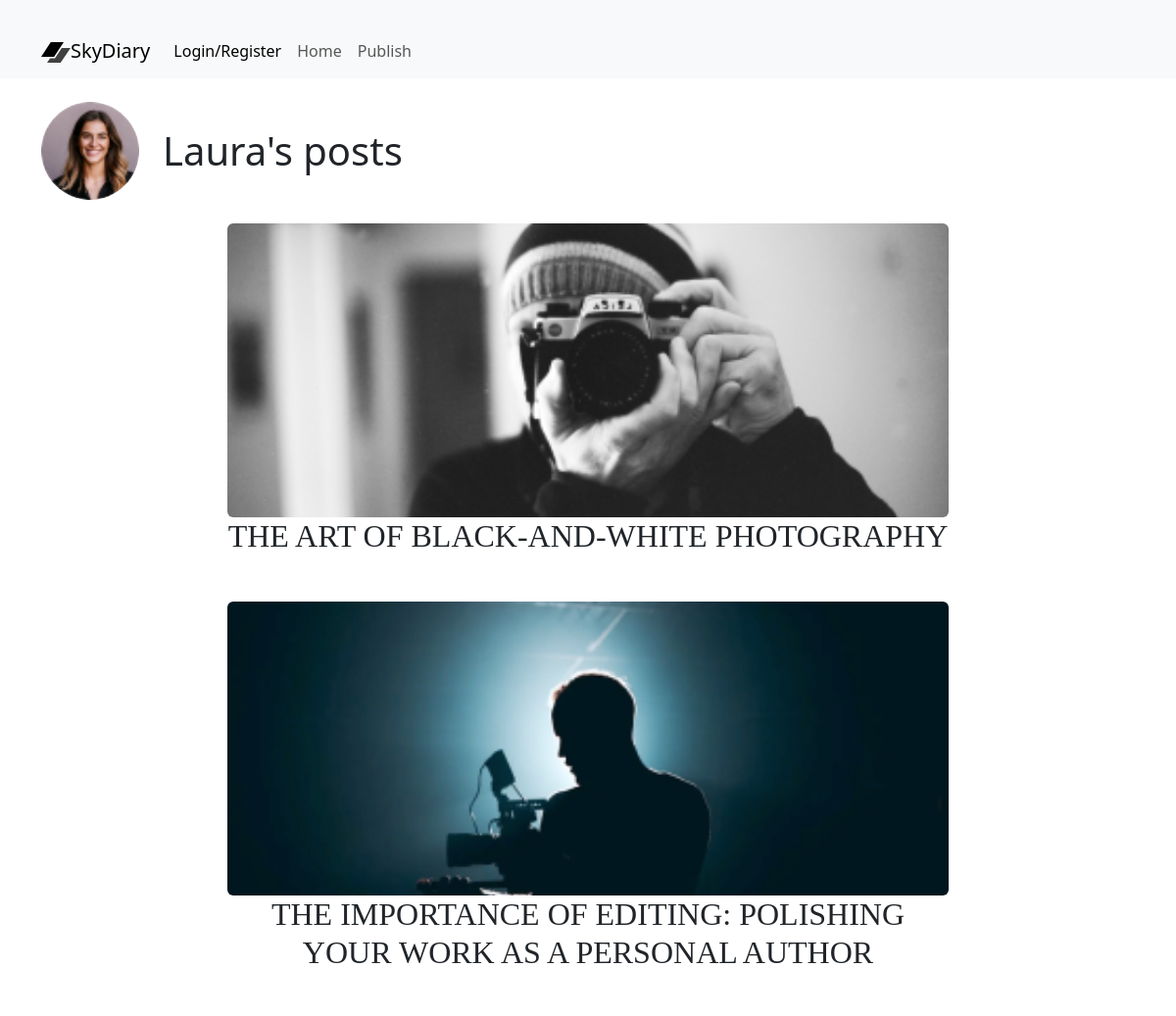
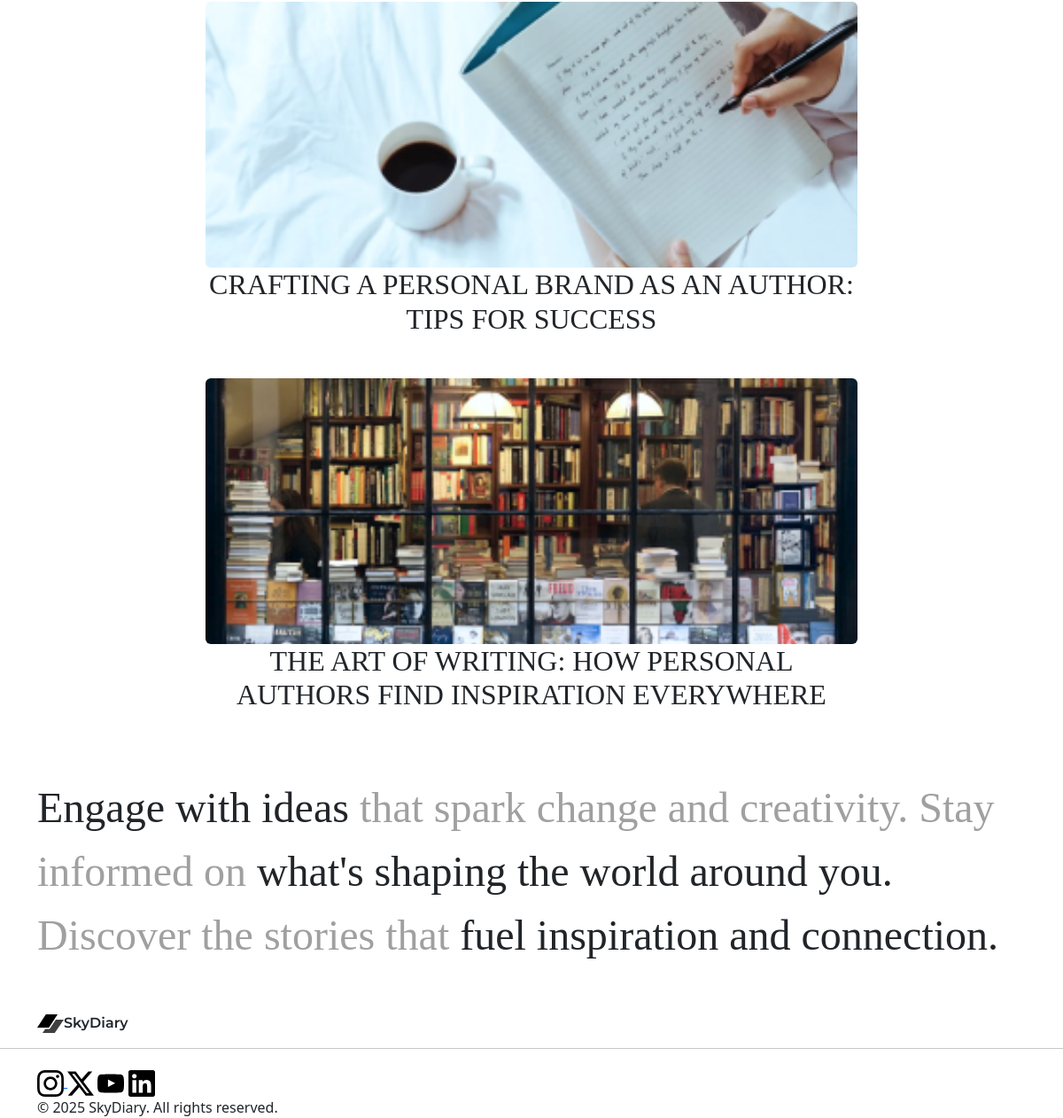
The app's page /profile_article.php?id=11 with its own data (2 pictures, top to bottom).
### tables this page shows
CREATE TABLE IF NOT EXISTS `user` (
  `id_user` int NOT NULL AUTO_INCREMENT,
  `username` varchar(50) NOT NULL,
  `profile_picture` varchar(255) NOT NULL,
  `email` varchar(255) NOT NULL,
  `password` varchar(255) NOT NULL,
  PRIMARY KEY (`id_user`)
);

CREATE TABLE IF NOT EXISTS `post` (
  `id_post` int NOT NULL AUTO_INCREMENT,
  `date_published` date NOT NULL,
  `title` varchar(255) NOT NULL,
  `under_title` varchar(255) NOT NULL,
  `intro` text NOT NULL,
  `contain` text NOT NULL,
  `pic` varchar(255) NOT NULL,
  `id_user` int NOT NULL,
  PRIMARY KEY (`id_post`),
  KEY `USER` (`id_user`)
);

### profile_article.php (the view, shortened to what this page needs)
<?php
include_once './connexion.php';
$id_user = isset($_GET['id']) ? (int)$_GET['id'] : 0;
$stmt = $bdd->prepare('SELECT `id_user`, `username`, `profile_picture`, `email` FROM `user` WHERE `id_user` = :id_user');
$stmt->bindValue(':id_user', $id_user, PDO::PARAM_INT);
$stmt->execute();
$user = $stmt->fetch(PDO::FETCH_ASSOC);
$req = $bdd->prepare(
    'SELECT
        `id_post`, `title`, `intro`, `date_published`, `pic`
     FROM `post`
     WHERE `id_user` = :id_user
     ORDER BY `date_published` DESC'
);
$req->bindValue(':id_user', $id_user, PDO::PARAM_INT);
$req->execute();
$articles = $req->fetchAll(PDO::FETCH_ASSOC);
$isConnected = isset($_SESSION['id_user']);
if ($isConnected) {
    $currentUser = $bdd->prepare('SELECT id_user, username, profile_picture, email FROM user WHERE id_user = :id');
    $currentUser->bindParam(':id', $_SESSION['id_user'], PDO::PARAM_INT);
    $currentUser->execute();
    $currentUser = $currentUser->fetch(PDO::FETCH_ASSOC);
    $username = $currentUser['username'];
} else {
    $username = null;
}
?>
<!DOCTYPE html>
<html lang="fr">
<head>
    <link href="https://cdn.jsdelivr.net/npm/bootstrap@5.3.3/dist/css/bootstrap.min.css" rel="stylesheet">
    <link rel="stylesheet" href="./css/style.css">
</head>
<body>
    <header>
        <nav class="navbar navbar-expand-lg bg-body-tertiary">
            <div class="container-fluid container mt-4">
                <a class="navbar-brand" href="./index.php">
                    <img class="montserrat-semi-bold" src="./img/Logo.svg" alt="">SkyDiary
                </a>
                <div class="collapse navbar-collapse" id="navbarSupportedContent">
                    <ul class="navbar-nav me-auto mb-2 mb-lg-0">
                        <?php if ($isConnected): ?>
                            <li class="nav-item">
                                <a class="nav-link active" href="./profile.php">
                                    <img src="<?= htmlspecialchars($currentUser['profile_picture']) ?>" alt="Photo de profil" style="width: 30px; height: 30px; border-radius: 50%;">
                                    <?= htmlspecialchars($username) ?>
                                </a>
                            </li>
                        <?php else: ?>
                            <li class="nav-item">
                                <a class="nav-link active" href="./login.php">Login/Register</a>
                            </li>
                        <?php endif; ?>
                        <li class="nav-item"><a class="nav-link" href="./index.php">Home</a></li>
                        <li class="nav-item"><a class="nav-link" href="./publish.php">Publish</a></li>
                    </ul>
                </div>
            </div>
        </nav>
    </header>
    <main class="container mt-4">
        <div class="profile-header d-flex align-items-center mb-4">
            <img src="<?= htmlspecialchars($user['profile_picture']) ?>" alt="Profile Picture" style="width: 100px; height: 100px; border-radius: 50%;">
            <h1 class="ms-4"><?= htmlspecialchars($user['username']) ?>'s posts</h1>
        </div>
        <div class="row d-flex flex-column align-items-center">
            <?php foreach ($articles as $article): ?>
                <div class="col-md-8 mb-4 zoom-out-container">
                    <a href="article.php?id=<?= $article['id_post'] ?>">
                        <img src="<?= htmlspecialchars($article['pic']) ?>" alt="Photo de l'article" class="img-fluid rounded mx-auto d-block img-fluid-custom">
                    </a>
                    <h2 class="source-serif-4 text-center mb-4"><?= htmlspecialchars($article['title']) ?></h2>
                </div>
            <?php endforeach; ?>
        </div>
    </main>
    <?php include "./footer.php" ?>
</body>
</html>

### css/style.css (style rules this page uses)
html, body, div, span, applet, object, iframe, h1, h2, h3, h4, h5, h6, p, blockquote, pre, a, abbr, acronym, address, big, cite, code, del, dfn, em, img, ins, kbd, q, s, samp, small, strike, strong, sub, sup, tt, var, b, u, i, center, dl, dt, dd, ol, ul, li, fieldset, form, label, legend, table, caption, tbody, tfoot, thead, tr, th, td, article, aside, canvas, details, embed, figure, figcaption, footer, header, hgroup, menu, nav, output, ruby, section, summary, time, mark, audio, video { margin: 0; padding: 0; }
h2 { text-transform: uppercase; }
.source-serif-4 { font-family: "Source Serif 4", serif; font-optical-sizing: auto; font-style: normal; }
.montserrat-semi-bold { font-family: "Montserrat", serif; font-optical-sizing: auto; font-weight: 600; font-style: normal; }
.img-fluid-custom { width: 100%; height: 300px; object-fit: cover; }
.zoom-out-container { position: relative; }
.zoom-out-container img { transition: transform 0.5s; }

### records on screen
user: profile_picture (picture), username "Laura"
post: shows a picture, title "THE ART OF BLACK-AND-WHITE PHOTOGRAPHY"
post: shows a picture, title "THE IMPORTANCE OF EDITING: POLISHING YOUR WORK AS A PERSONAL AUTHOR"
post: shows a picture, title "CRAFTING A PERSONAL BRAND AS AN AUTHOR: TIPS FOR SUCCESS"
post: shows a picture, title "THE ART OF WRITING: HOW PERSONAL AUTHORS FIND INSPIRATION EVERYWHERE"
